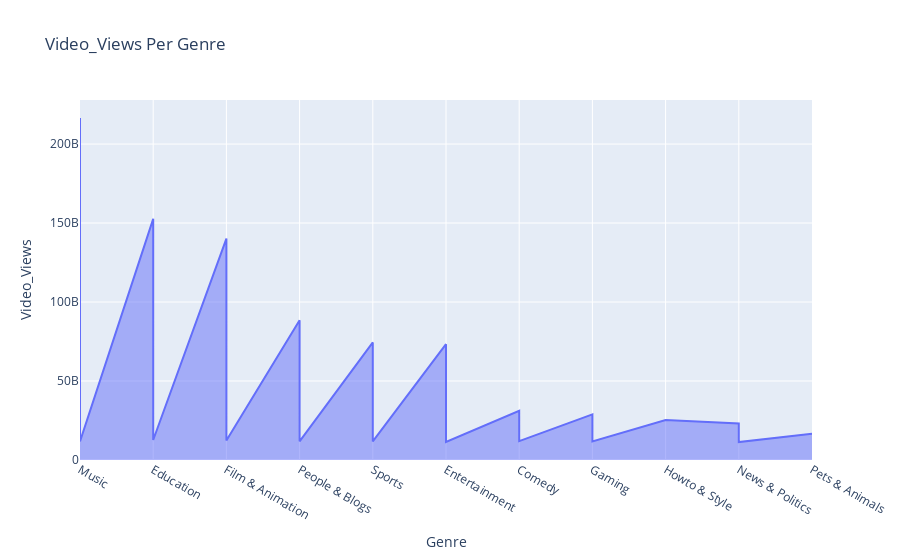

Write notebook code for a chart like this one.
### Code cell
px.area(data_frame=df ,x='Genre',y='Video_Views',title='Video_Views Per Genre')

### Figure 1 — Plotly figure (JSON) as saved in the notebook; plotly's stock layout.template omitted (floating-point values rounded to 4 significant figures; data arrays with more than 128 entries replaced by an {"elided": "..."} marker saying what was removed)
{"data": [{"fillpattern": {"shape": ""}, "hovertemplate": "Genre=%{x}<br>Video_Views=%{y}<extra></extra>", "legendgroup": "", "line": {"color": "#636efa"}, "marker": {"symbol": "circle"}, "mode": "lines", "name": "", "orientation": "v", "showlegend": false, "stackgroup": "1", "type": "scatter", "x": {"elided": "296 str values"}, "xaxis": "x", "y": {"elided": "296 int values"}, "yaxis": "y"}], "layout": {"legend": {"tracegroupgap": 0}, "title": {"text": "Video_Views Per Genre"}, "xaxis": {"anchor": "y", "domain": [0, 1], "title": {"text": "Genre"}}, "yaxis": {"anchor": "x", "domain": [0, 1], "title": {"text": "Video_Views"}}}}
